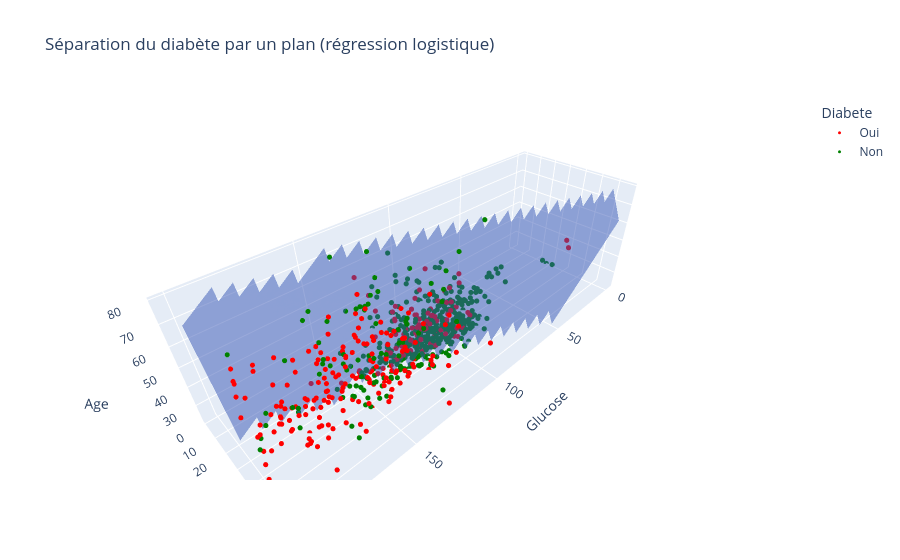

The cell this chart's notebook holds for it:
### Code cell
fig = px.scatter_3d(df_real, x='Glucose', y='BMI', z='Age', color='Diabete',
                    title="Séparation du diabète par un plan (régression logistique)",
                    color_discrete_map={'Non': 'green', 'Oui': 'red'})
fig.update_traces(marker=dict(size=3))
fig.add_trace(go.Surface(x=G, y=M, z=A, opacity=0.5, showscale=False,
                         colorscale=[[0, 'royalblue'], [1, 'royalblue']],
                         name='Plan de séparation'))
fig.update_layout(scene=dict(zaxis=dict(range=[X['Age'].min(), X['Age'].max()])))
fig.show()

### Figure 1 — Plotly figure (JSON) as saved in the notebook; plotly's stock layout.template omitted (floating-point values rounded to 4 significant figures; data arrays with more than 128 entries replaced by an {"elided": "..."} marker saying what was removed)
{"data": [{"hovertemplate": "Diabete=Oui<br>Glucose=%{x}<br>BMI=%{y}<br>Age=%{z}<extra></extra>", "legendgroup": "Oui", "marker": {"color": "red", "size": 3, "symbol": "circle"}, "mode": "markers", "name": "Oui", "scene": "scene", "showlegend": true, "type": "scatter3d", "x": {"elided": "268 int values"}, "y": {"elided": "268 float values"}, "z": {"elided": "268 int values"}}, {"hovertemplate": "Diabete=Non<br>Glucose=%{x}<br>BMI=%{y}<br>Age=%{z}<extra></extra>", "legendgroup": "Non", "marker": {"color": "green", "size": 3, "symbol": "circle"}, "mode": "markers", "name": "Non", "scene": "scene", "showlegend": true, "type": "scatter3d", "x": {"elided": "500 int values"}, "y": {"elided": "500 float values"}, "z": {"elided": "500 int values"}}, {"colorscale": [[0, "royalblue"], [1, "royalblue"]], "name": "Plan de séparation", "opacity": 0.5, "showscale": false, "type": "surface", "x": {"elided": "30x30 float values"}, "y": {"elided": "30x30 float values"}, "z": {"elided": "30x30 float values"}}], "layout": {"legend": {"title": {"text": "Diabete"}, "tracegroupgap": 0}, "scene": {"domain": {"x": [0, 1], "y": [0, 1]}, "xaxis": {"title": {"text": "Glucose"}}, "yaxis": {"title": {"text": "BMI"}}, "zaxis": {"range": [21, 81], "title": {"text": "Age"}}}, "title": {"text": "Séparation du diabète par un plan (régression logistique)"}}}
